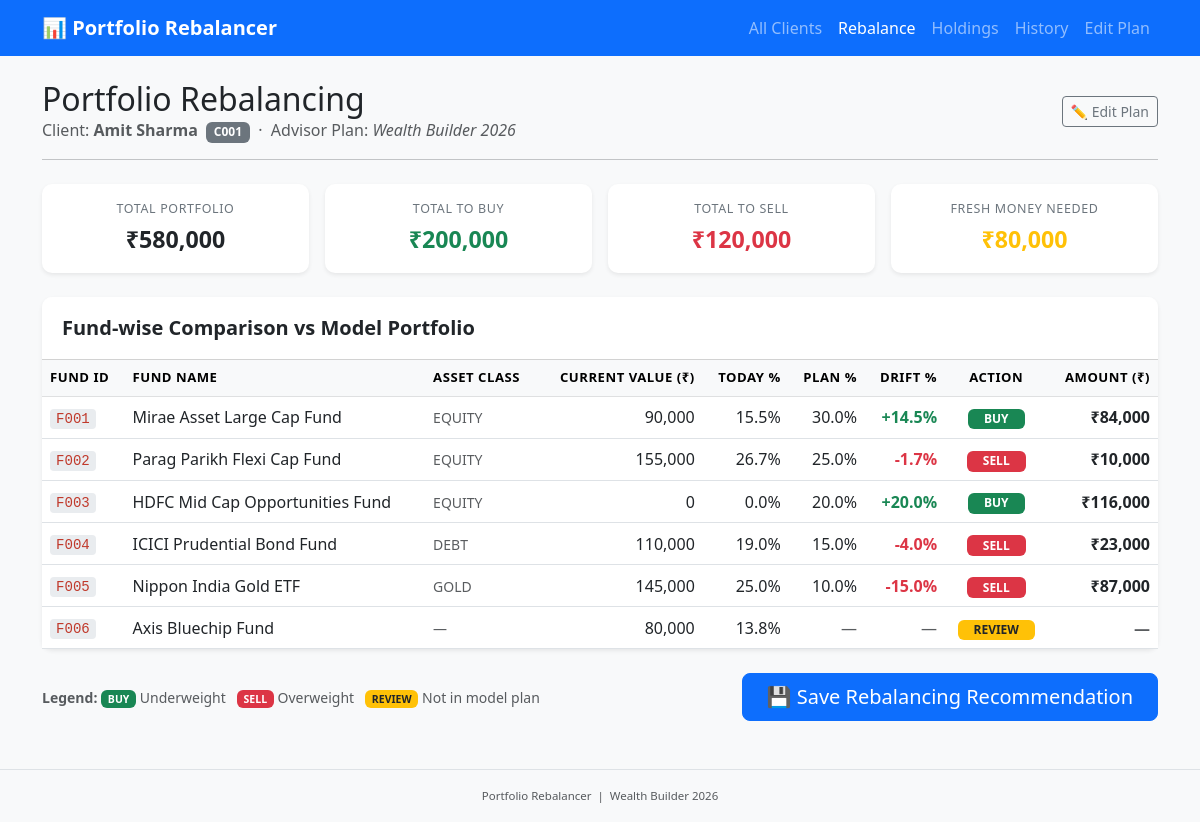
/client/C001, run on the app's committed database.
### tables this page shows
CREATE TABLE clients (
  client_id       TEXT PRIMARY KEY,
  client_name     TEXT NOT NULL,
  total_invested  REAL NOT NULL
);

CREATE TABLE model_funds (
  fund_id         TEXT PRIMARY KEY,
  fund_name       TEXT NOT NULL,
  asset_class     TEXT NOT NULL CHECK(asset_class IN ('EQUITY','DEBT','GOLD')),
  allocation_pct  REAL NOT NULL
);

CREATE TABLE client_holdings (
  holding_id      INTEGER PRIMARY KEY AUTOINCREMENT,
  client_id       TEXT NOT NULL,
  fund_id         TEXT NOT NULL,
  fund_name       TEXT NOT NULL,
  current_value   REAL NOT NULL,
  FOREIGN KEY(client_id) REFERENCES clients(client_id)
);

### app.py (the view)
@app.route("/client/<client_id>")
def index(client_id):
    conn   = get_db()
    client = get_client(conn, client_id)
    if client is None:
        conn.close()
        abort(404)
    data = calculate_rebalance(conn, client_id)
    conn.close()
    return render_template("index.html", client=client, **data)

### app.py (called while the page is built)
def get_db():
    conn = sqlite3.connect(DB_PATH)
    conn.row_factory = sqlite3.Row
    return conn

def get_client(conn, client_id):
    return conn.execute(
        "SELECT client_id, client_name, total_invested FROM clients WHERE client_id = ?",
        (client_id,)
    ).fetchone()

### templates/index.html (shortened to what this page needs)
{% extends "base.html" %}
{% block content %}
<div class="d-flex justify-content-between align-items-center mb-1">
  <div>
    <h2 class="mb-0">Portfolio Rebalancing</h2>
    <p class="text-muted mb-0">
      Client: <strong>{{ client.client_name }}</strong>
      <span class="badge bg-secondary ms-1">{{ client.client_id }}</span>
      &nbsp;·&nbsp; Advisor Plan: <em>Wealth Builder 2026</em>
    </p>
  </div>
  <a href="/edit-plan" class="btn btn-outline-secondary btn-sm">✏️ Edit Plan</a>
</div>
<hr class="mb-4" />
<div class="row g-3 mb-4">
  <div class="col-6 col-md-3">
    <div class="card summary-card border-0 shadow-sm h-100">
      <div class="card-body text-center">
        <div class="summary-label">Total Portfolio</div>
        <div class="summary-amount text-dark">₹{{ "{:,.0f}".format(total_portfolio) }}</div>
      </div>
    </div>
  </div>
  <div class="col-6 col-md-3">
    <div class="card summary-card border-0 shadow-sm h-100">
      <div class="card-body text-center">
        <div class="summary-label">Total to Buy</div>
        <div class="summary-amount text-success">₹{{ "{:,.0f}".format(total_to_buy) }}</div>
      </div>
    </div>
  </div>
  <div class="col-6 col-md-3">
    <div class="card summary-card border-0 shadow-sm h-100">
      <div class="card-body text-center">
        <div class="summary-label">Total to Sell</div>
        <div class="summary-amount text-danger">₹{{ "{:,.0f}".format(total_to_sell) }}</div>
      </div>
    </div>
  </div>
  <div class="col-6 col-md-3">
    <div class="card summary-card border-0 shadow-sm h-100">
      <div class="card-body text-center">
        <div class="summary-label">Fresh Money Needed</div>
        <div class="summary-amount {% if fresh_money_needed > 0 %}text-warning{% else %}text-success{% endif %}">
          ₹{{ "{:,.0f}".format(fresh_money_needed) }}
        </div>
      </div>
    </div>
  </div>
</div>
<div class="card shadow-sm border-0 mb-4">
  <div class="card-header bg-white fw-semibold fs-5">Fund-wise Comparison vs Model Portfolio</div>
  <div class="card-body p-0">
    <div class="table-responsive">
      <table class="table table-hover align-middle mb-0">
        <thead class="table-light">
          <tr>
            <th>Fund ID</th>
            <th>Fund Name</th>
            <th>Asset Class</th>
            <th class="text-end">Current Value (₹)</th>
            <th class="text-end">Today %</th>
            <th class="text-end">Plan %</th>
            <th class="text-end">Drift %</th>
            <th class="text-center">Action</th>
            <th class="text-end">Amount (₹)</th>
          </tr>
        </thead>
        <tbody>
          {% for row in rows %}
          <tr class="{% if row.action == 'BUY' %}row-buy{% elif row.action == 'SELL' %}row-sell{% elif row.action == 'REVIEW' %}row-review{% endif %}">
            <td><code>{{ row.fund_id }}</code></td>
            <td>{{ row.fund_name }}</td>
            <td><small class="text-muted">{{ row.asset_class }}</small></td>
            <td class="text-end">{{ "{:,.0f}".format(row.current_value) }}</td>
            <td class="text-end">{{ row.current_pct }}%</td>
            <td class="text-end">
              {% if row.target_pct is not none %}{{ row.target_pct }}%
              {% else %}<span class="text-muted">—</span>{% endif %}
            </td>
            <td class="text-end">
              {% if row.drift is not none %}
                <span class="fw-semibold {% if row.drift > 0 %}text-success{% elif row.drift < 0 %}text-danger{% endif %}">
                  {% if row.drift > 0 %}+{% endif %}{{ row.drift }}%
                </span>
              {% else %}<span class="text-muted">—</span>{% endif %}
            </td>
            <td class="text-center">
              {% if row.action == 'BUY' %}<span class="badge bg-success px-3">BUY</span>
              {% elif row.action == 'SELL' %}<span class="badge bg-danger px-3">SELL</span>
              {% elif row.action == 'HOLD' %}<span class="badge bg-secondary px-3">HOLD</span>
              {% elif row.action == 'REVIEW' %}<span class="badge bg-warning text-dark px-3">REVIEW</span>
              {% endif %}
            </td>
            <td class="text-end fw-semibold">
              {% if row.amount and row.amount > 0 %}₹{{ "{:,.0f}".format(row.amount) }}
              {% else %}<span class="text-muted">—</span>{% endif %}
            </td>
          </tr>
          {% endfor %}
        </tbody>
      </table>
    </div>
  </div>
</div>
<div class="d-flex justify-content-between align-items-center flex-wrap gap-3">
  <small class="text-muted">
    <strong>Legend:</strong>
    <span class="badge bg-success">BUY</span> Underweight &nbsp;
    <span class="badge bg-danger">SELL</span> Overweight &nbsp;
    <span class="badge bg-warning text-dark">REVIEW</span> Not in model plan
  </small>
  <form method="POST" action="/client/{{ client.client_id }}/save">
    <button type="submit" class="btn btn-primary btn-lg px-4">
      💾 Save Rebalancing Recommendation
    </button>
  </form>
</div>
{% endblock %}

### templates/base.html (shortened to what this page needs)
<!DOCTYPE html>
<html lang="en">
<head>
  <link rel="stylesheet"
    href="https://cdn.jsdelivr.net/npm/bootstrap@5.3.0/dist/css/bootstrap.min.css" />
  <link rel="stylesheet" href="{{ url_for('static', filename='style.css') }}" />
</head>
<body>
<nav class="navbar navbar-expand-lg navbar-dark bg-primary">
  <div class="container">
    <a class="navbar-brand fw-bold" href="/">📊 Portfolio Rebalancer</a>
    <div class="collapse navbar-collapse" id="navMenu">
      <ul class="navbar-nav ms-auto">
        <li class="nav-item">
          <a class="nav-link {% if request.path == '/' %}active{% endif %}"
             href="/">All Clients</a>
        </li>
        {% if client is defined and client %}
        <li class="nav-item">
          <a class="nav-link {% if '/client/' in request.path and '/holdings' not in request.path and '/history' not in request.path %}active{% endif %}"
             href="/client/{{ client.client_id }}">Rebalance</a>
        </li>
        <li class="nav-item">
          <a class="nav-link {% if '/holdings' in request.path %}active{% endif %}"
             href="/client/{{ client.client_id }}/holdings">Holdings</a>
        </li>
        <li class="nav-item">
          <a class="nav-link {% if '/history' in request.path %}active{% endif %}"
             href="/client/{{ client.client_id }}/history">History</a>
        </li>
        {% endif %}
        <li class="nav-item">
          <a class="nav-link {% if request.path == '/edit-plan' %}active{% endif %}"
             href="/edit-plan">Edit Plan</a>
        </li>
      </ul>
    </div>
  </div>
</nav>
<main class="container my-4">
  {% block content %}{% endblock %}
</main>
<footer class="text-center text-muted py-3 border-top mt-5">
  <small>Portfolio Rebalancer &nbsp;|&nbsp; Wealth Builder 2026</small>
</footer>
</body>
</html>

### static/style.css (style rules this page uses)
body { background-color: #f8f9fa; font-family: 'Segoe UI', system-ui, sans-serif; }
.summary-card { background: #fff; border-radius: 12px; }
.summary-label { font-size: 0.78rem; text-transform: uppercase; letter-spacing: 0.05em; color: #6c757d; margin-bottom: 4px; }
.summary-amount { font-size: 1.45rem; font-weight: 700; }
tr.row-buy { background-color: #f0fff4 !important; }
tr.row-sell { background-color: #fff5f5 !important; }
tr.row-review { background-color: #fffbeb !important; }
th { font-size: 0.82rem; text-transform: uppercase; letter-spacing: 0.04em; color: #495057; }
code { background: #e9ecef; padding: 2px 6px; border-radius: 4px; font-size: 0.88rem; color: #c0392b; }
.card { border-radius: 10px; }
.card-header { border-radius: 10px 10px 0 0 !important; padding: 1rem 1.25rem; }
footer { font-size: 0.82rem; }

### data on the page
clients: client_name "Amit Sharma", client_id "C001"
model_funds: fund_id "F001", fund_name "Mirae Asset Large Cap Fund", asset_class "EQUITY", target_pct "30.0"
client_holdings: current_value "90,000"
model_funds: fund_id "F002", fund_name "Parag Parikh Flexi Cap Fund", asset_class "EQUITY", target_pct "25.0"
client_holdings: current_value "155,000"
model_funds: fund_id "F003", fund_name "HDFC Mid Cap Opportunities Fund", asset_class "EQUITY", target_pct "20.0"
client_holdings: current_value "0"
model_funds: fund_id "F004", fund_name "ICICI Prudential Bond Fund", asset_class "DEBT", target_pct "15.0"
client_holdings: current_value "110,000"
model_funds: fund_id "F005", fund_name "Nippon India Gold ETF", asset_class "GOLD", target_pct "10.0"
client_holdings: current_value "145,000"
client_holdings: fund_id "F006", fund_name "Axis Bluechip Fund", asset_class "—", current_value "80,000", current_pct "13.8", shows "REVIEW"

### other printed values
{{ "{:,.0f}".format(total_portfolio) }} "580,000"
{{ "{:,.0f}".format(total_to_buy) }} "200,000"
{{ "{:,.0f}".format(total_to_sell) }} "120,000"
{{ "{:,.0f}".format(fresh_money_needed) }} "80,000"
{{ row.current_pct }} "15.5" "26.7" "0.0" "19.0" "25.0"
{{ row.drift }} "14.5" "-1.7" "20.0" "-4.0" "-15.0"
{{ "{:,.0f}".format(row.amount) }} "84,000" "10,000" "116,000" "23,000" "87,000"
